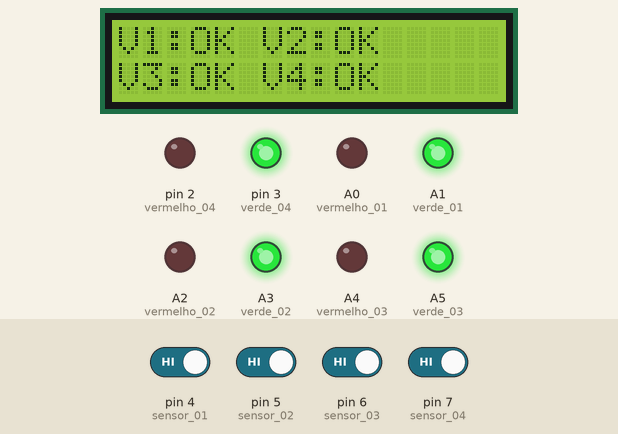
Bench run of a sketch on a simulated Arduino Uno, built with avr-gcc and run on an emulated ATmega328P. Parts: 16×2 character LCD, output pins drawn as LEDs (lit = HIGH). The test bench sets the inputs (shaded band); at power-on: pin 4 (sensor_01), pin 5 (sensor_02), pin 6 (sensor_03), pin 7 (sensor_04) HIGH.

Above: at 6.2 s.
6.3 s: pin 4 (sensor_01) driven LOW
At 7.5 s:
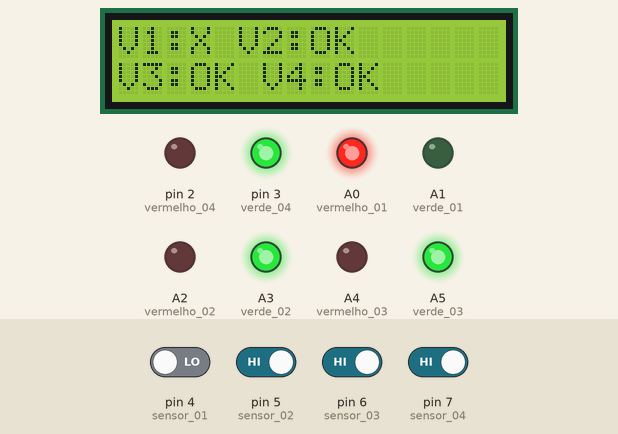
7.8 s: pin 5 (sensor_02) driven LOW
At 9.1 s:
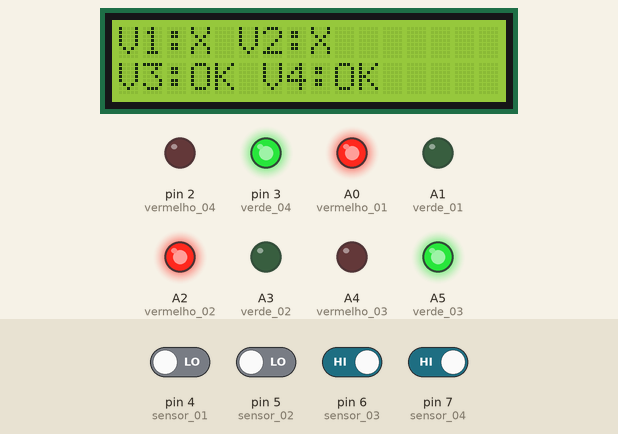
9.4 s: pin 6 (sensor_03) driven LOW
At 10.7 s:
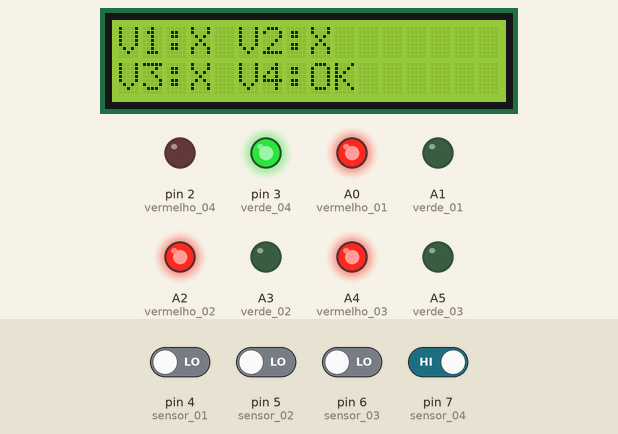
11.0 s: pin 7 (sensor_04) driven LOW
At 12.1 s:
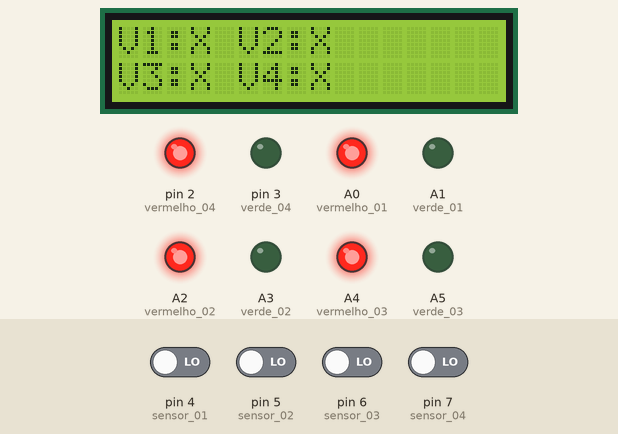
12.5 s: pin 4 (sensor_01) driven HIGH
At 13.7 s:
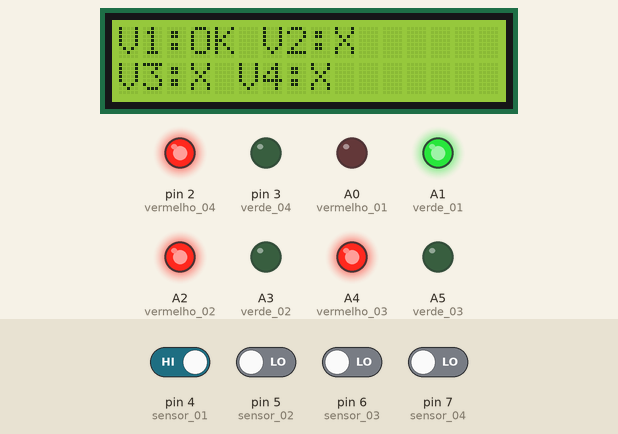
14.1 s: pin 5 (sensor_02) driven HIGH
At 14.9 s:
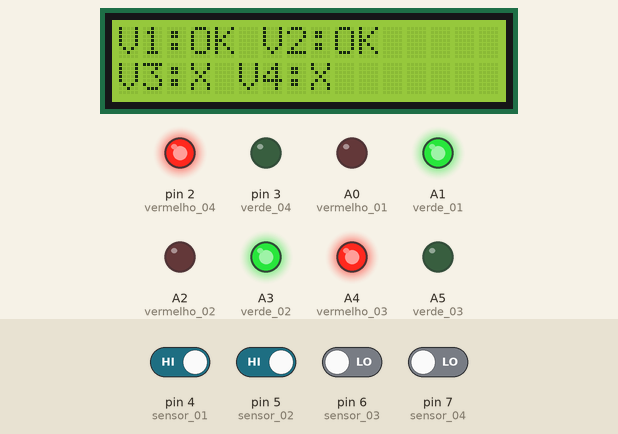
Timing chart, 0 to 16.6 s (numbered marks = the images above; inputs shaded):
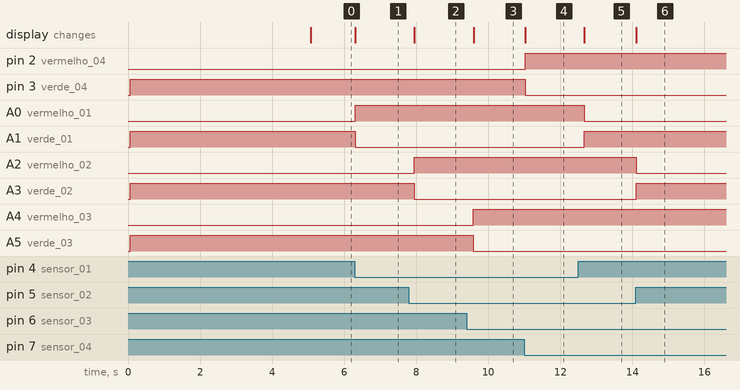

Measured:
- after the input at 6.3 s, A0 (vermelho_01): LOW → HIGH at once; A1 (verde_01): HIGH → LOW at once; the display: changes at once (image 1)
- after the input at 7.8 s, A2 (vermelho_02): LOW → HIGH after 0.14 s; A3 (verde_02): HIGH → LOW after 0.14 s; the display: changes after 0.15 s (image 2)
- after the input at 9.4 s, A4 (vermelho_03): LOW → HIGH after 0.19 s; A5 (verde_03): HIGH → LOW after 0.19 s; the display: changes after 0.19 s (image 3)
- after the input at 11.0 s, pin 2 (vermelho_04): LOW → HIGH at once; pin 3 (verde_04): HIGH → LOW at once; the display: changes at once (image 4)
- after the input at 12.5 s, A0 (vermelho_01): HIGH → LOW after 0.16 s; A1 (verde_01): LOW → HIGH after 0.16 s; the display: changes after 0.17 s (image 5)
- after the input at 14.1 s, A2 (vermelho_02): HIGH → LOW at once; A3 (verde_02): LOW → HIGH at once; the display: changes at once (image 6)

The sketch:

arduino01_estacionamento.ino
```cpp
// Bibliotecas
#include <LiquidCrystal.h>

// Definindo a porta do Display LCD
const int rs = 8, en = 11, d4 = 10, d5 = 12, d6 = 9, d7 = 13;
LiquidCrystal display_01(rs, en, d4, d5, d6, d7);


// Definindo as portas dos leds RGB
#define vermelho_01 A0
#define verde_01 A1

#define vermelho_02 A2
#define verde_02 A3

#define vermelho_03 A4
#define verde_03 A5

#define vermelho_04 2
#define verde_04 3


// Definindo as portas dos sensores de obstáculos
#define sensor_01 4
#define sensor_02 5
#define sensor_03 6
#define sensor_04 7


void setup() {
  // Definindo o tamanho do display
  display_01.begin(16, 2);

  // Configurando os pinos como entrada ou saída
  pinMode(vermelho_01, OUTPUT);
  pinMode(verde_01, OUTPUT);
  pinMode(sensor_01, INPUT);

  pinMode(vermelho_02, OUTPUT);
  pinMode(verde_02, OUTPUT);
  pinMode(sensor_02, INPUT);

  pinMode(vermelho_03, OUTPUT);
  pinMode(verde_03, OUTPUT);
  pinMode(sensor_03, INPUT);

  pinMode(vermelho_04, OUTPUT);
  pinMode(verde_04, OUTPUT);
  pinMode(sensor_04, INPUT);

  // Leds começam com verde ligado e vermelho desligado
  digitalWrite(verde_01, HIGH);
  digitalWrite(vermelho_01, LOW);

  digitalWrite(verde_02, HIGH);
  digitalWrite(vermelho_02, LOW);

  digitalWrite(verde_03, HIGH);
  digitalWrite(vermelho_03, LOW);

  digitalWrite(verde_04, HIGH);
  digitalWrite(vermelho_04, LOW);

  display_01.clear();
  display_01.setCursor(0, 0);
  display_01.print("BEM VINDOS AO");
  display_01.setCursor(0, 1);
  display_01.print("ESTACIONAMENTO");
  delay(5000);
}

void loop() {

  // Definindo os if e else
  // Sensor 01
  if (digitalRead(sensor_01) == 0) {
    digitalWrite(verde_01, LOW);
    digitalWrite(vermelho_01, HIGH);
  } else {
    digitalWrite(verde_01, HIGH);
    digitalWrite(vermelho_01, LOW);
  }

  // Sensor 02
  if (digitalRead(sensor_02) == 0) {
    digitalWrite(verde_02, LOW);
    digitalWrite(vermelho_02, HIGH);
  } else {
    digitalWrite(verde_02, HIGH);
    digitalWrite(vermelho_02, LOW);
  }

  // Sensor 03
  if (digitalRead(sensor_03) == 0) {
    digitalWrite(verde_03, LOW);
    digitalWrite(vermelho_03, HIGH);
  } else {
    digitalWrite(verde_03, HIGH);
    digitalWrite(vermelho_03, LOW);
  }

  // Sensor 04
  if (digitalRead(sensor_04) == 0) {
    digitalWrite(verde_04, LOW);
    digitalWrite(vermelho_04, HIGH);
  } else {
    digitalWrite(verde_04, HIGH);
    digitalWrite(vermelho_04, LOW);
  }

  display_01.clear();
  display_01.setCursor(0, 0);
  display_01.print("V1:");
  display_01.print(digitalRead(sensor_01) == 0 ? "X " : "OK ");
  display_01.print("V2:");
  display_01.print(digitalRead(sensor_02) == 0 ? "X " : "OK");

  display_01.setCursor(0, 1);
  display_01.print("V3:");
  display_01.print(digitalRead(sensor_03) == 0 ? "X " : "OK ");
  display_01.print("V4:");
  display_01.print(digitalRead(sensor_04) == 0 ? "X " : "OK");

  delay(200);
}
```
